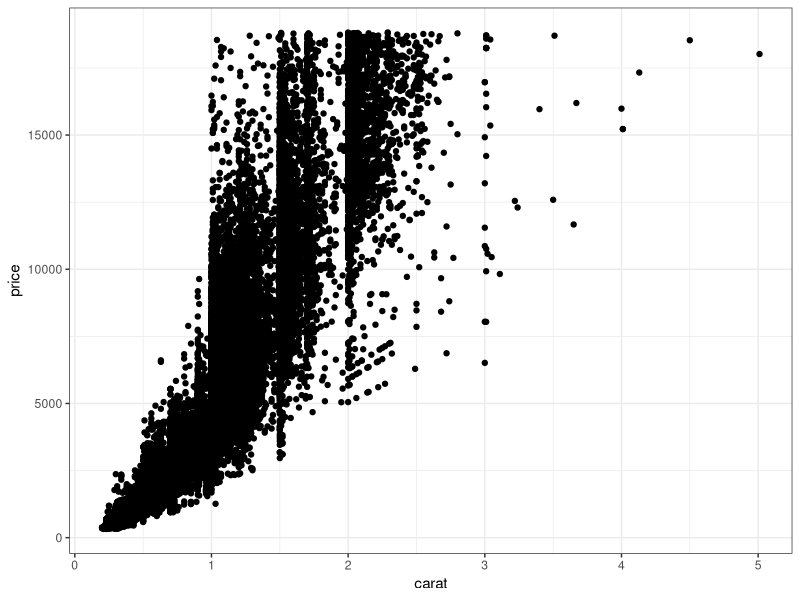
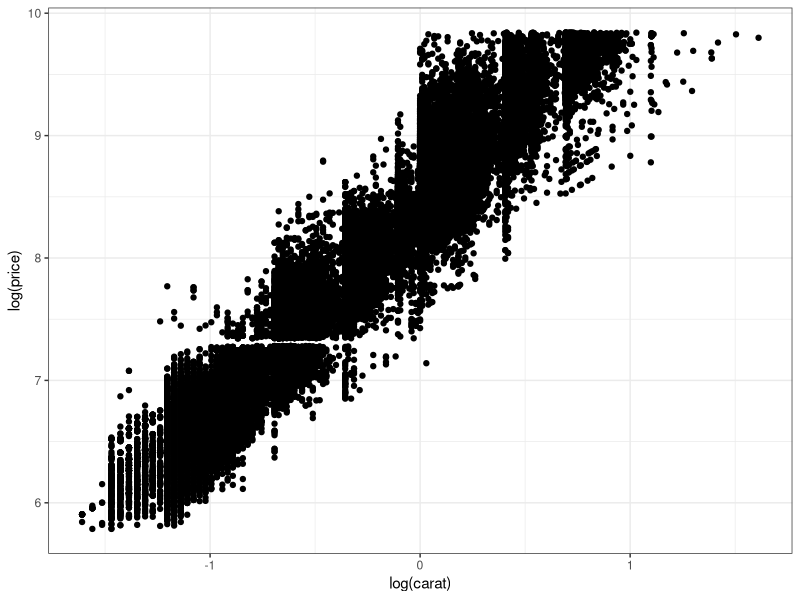
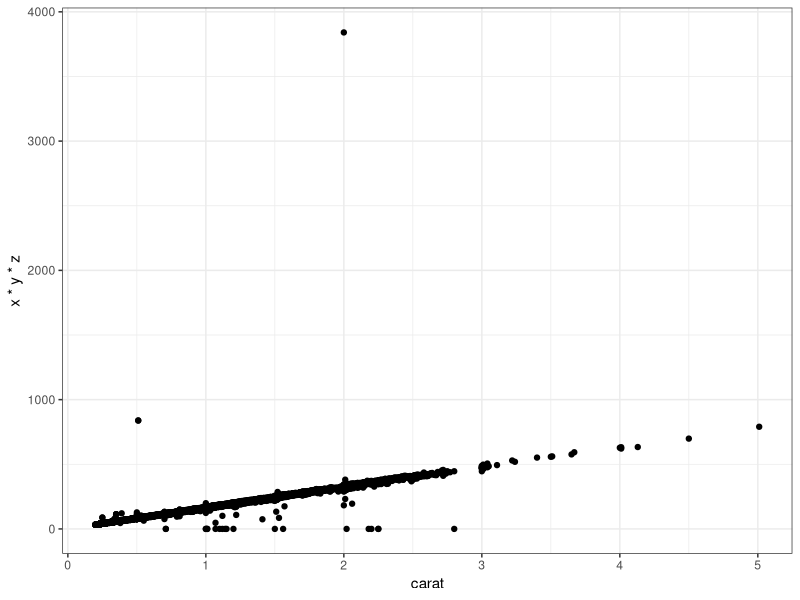
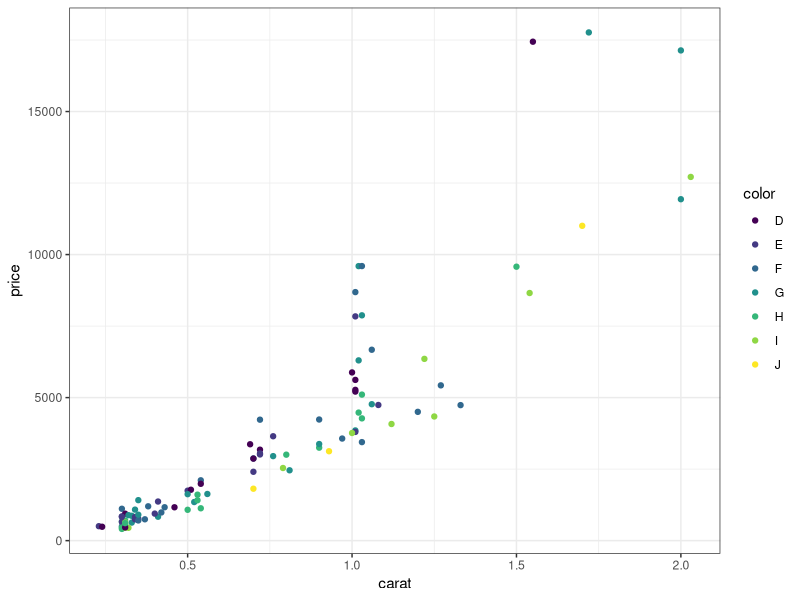
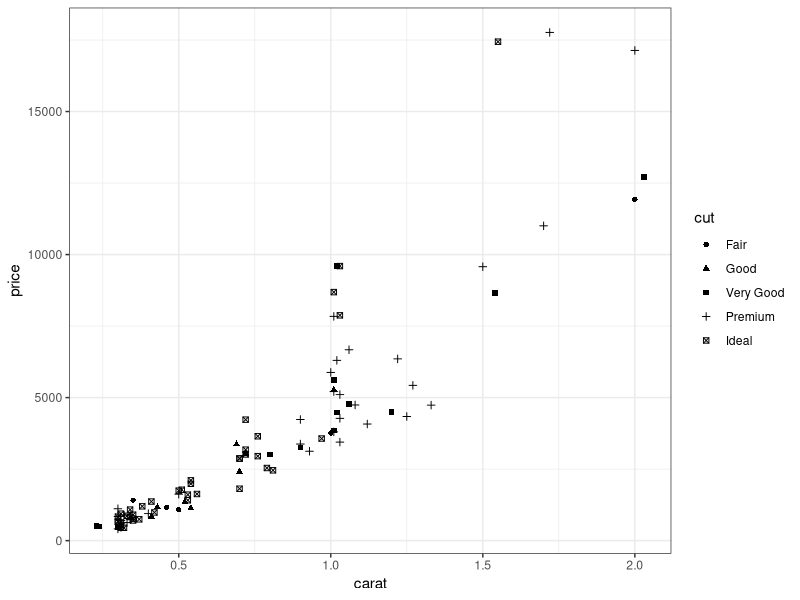
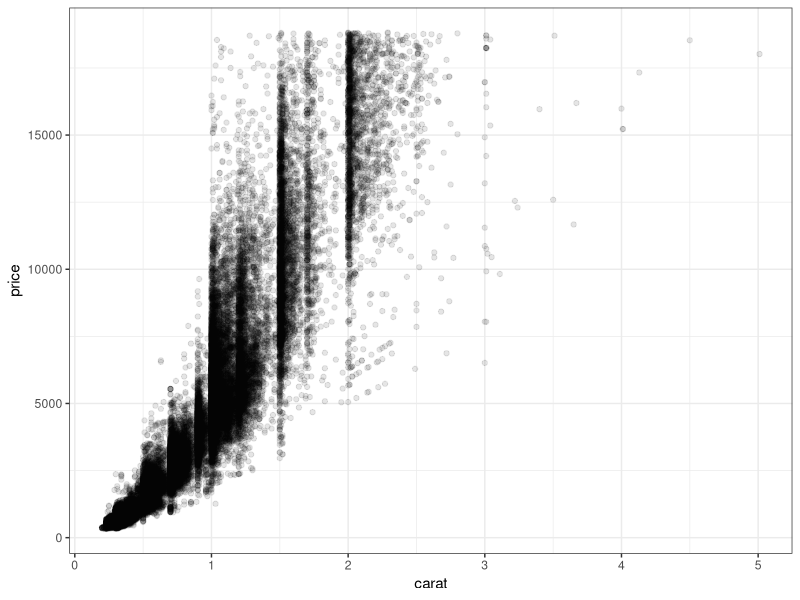
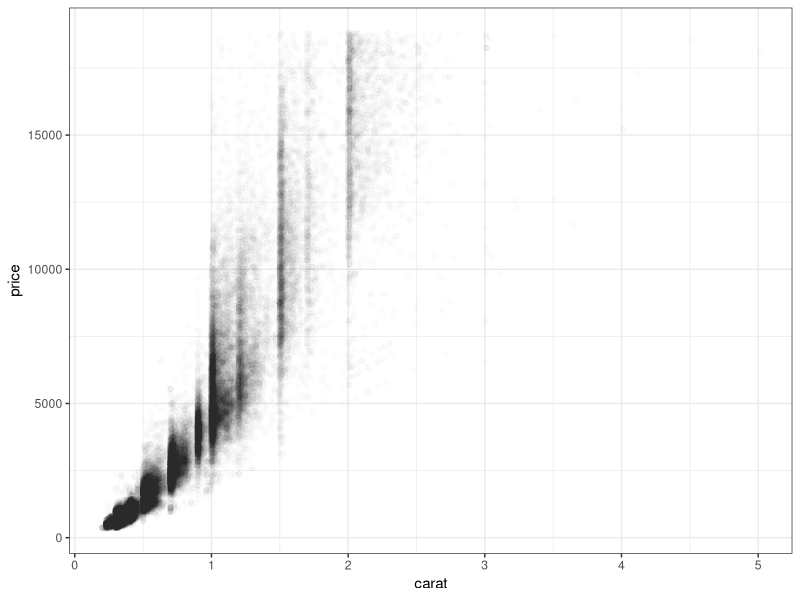
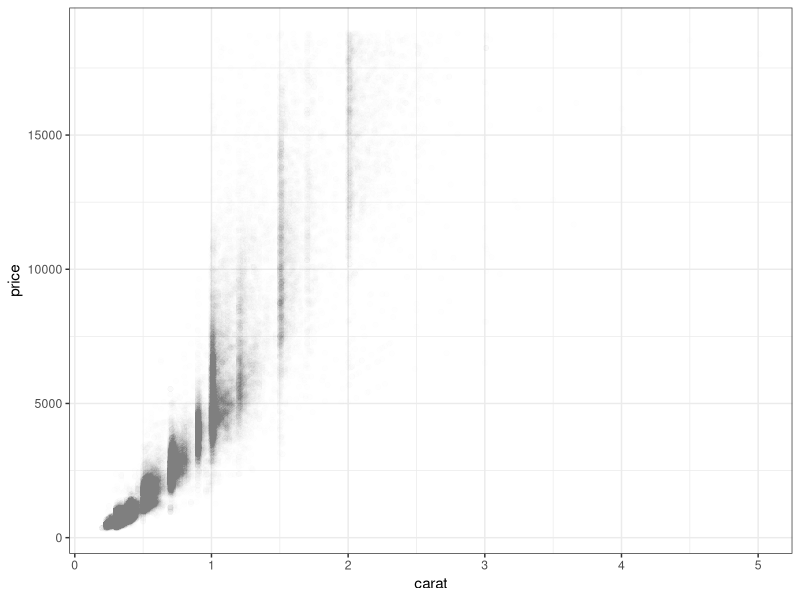

Generate these figures, in order, with R:
#' ---
#' title: "An overview of Data Visualization in R"
#' author: "Pavan Gurazada"
#' date: "`r format(Sys.Date())`"
#' output: github_document
#' ---


library(tidyverse)

set.seed(20130810)
theme_set(theme_bw())

dev.new()

data("diamonds")
glimpse(diamonds)

dsmall <- diamonds %>% sample_n(size = 100)
glimpse(dsmall)

#' **What is data, in the context of a plot?** 

#' Aesthetic attributes (e.g., color, size and shape) of observations are visual
#' properties that affect the way observations are displayed. Each aesthetic is
#' controlled by a scale

#' This script is a birds eye view of plot types possible with ggplot2 Not to be
#' taken seriously

#' *Practical plotting using qplot*

attach(diamonds)
qplot(carat, price)
qplot(log(carat), log(price))
qplot(carat, x * y * z)
detach(diamonds)

attach(dsmall)
qplot(carat, price, color = color)
qplot(carat, price, shape = cut)
detach(dsmall)

attach(diamonds)
qplot(carat, price, alpha = I(1/10))
qplot(carat, price, alpha = I(1/100))
qplot(carat, price, alpha = I(1/200))
detach(diamonds)

#' Adding smoothers to the plots

qplot(carat, price, data = dsmall, geom = c("point", "smooth"))
qplot(carat, price, data = diamonds, geom = c("point", "smooth"))

#' Jitters and boxplots

qplot(color, price/carat, data = diamonds, geom = "jitter")
qplot(color, price/carat, data = diamonds, geom = "boxplot")
qplot(color, price/carat, data = diamonds, geom = "jitter", alpha = I(1/100))

#' Histograms and densities

qplot(carat, data = diamonds, geom = "histogram")
qplot(carat, data = diamonds, geom = "density")
qplot(color, data = diamonds, geom = "bar")

#' Compare distributions of subgroups
qplot(carat, data = diamonds, geom = "density", colour = color)
qplot(carat, data = diamonds, geom = "histogram", fill = color)
qplot(color, data = diamonds, geom = "bar", weight = carat) +
  scale_y_continuous("carat")

#' Line plots
#' 
#' Think what the geometry "line" means?

qplot(date, unemploy/pop, data = economics, geom = "line")
qplot(date, uempmed, data = economics, geom = "line")

#' Faceting, employs formulas row_var ~ col_var, say what?

qplot(carat, data = diamonds, facets = color ~ ., 
      geom = "histogram", binwidth = 0.1)
qplot(carat, ..density.., data = diamonds, facets = color ~ ., 
      geom = "histogram", binwidth = 0.1)

#' Axis labels, etc
qplot(carat, price/carat, data = dsmall,
      ylab = expression(frac(price, carat)),
      xlab = "Weight (carats)",
      main = "Small diamonds",
      xlim = c(0.2, 1))

qplot(carat, price, data = dsmall, log = "xy")
